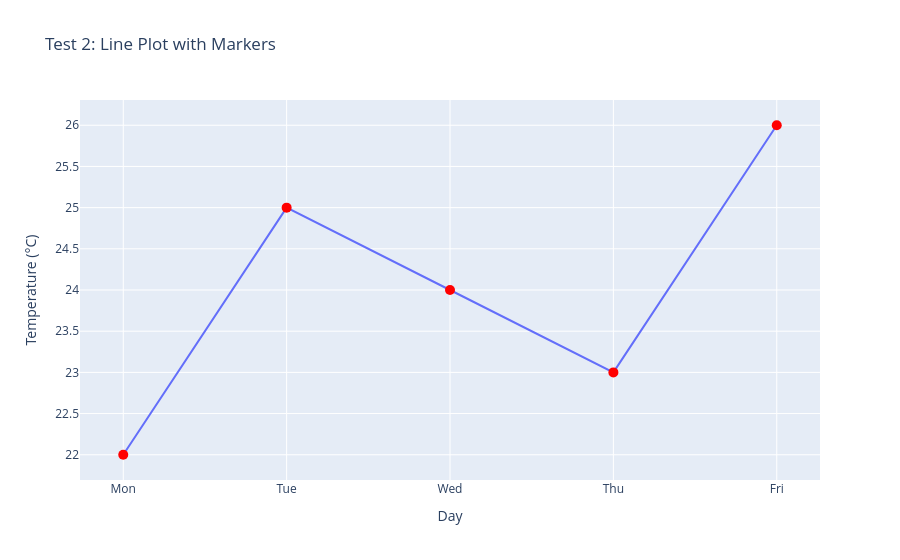
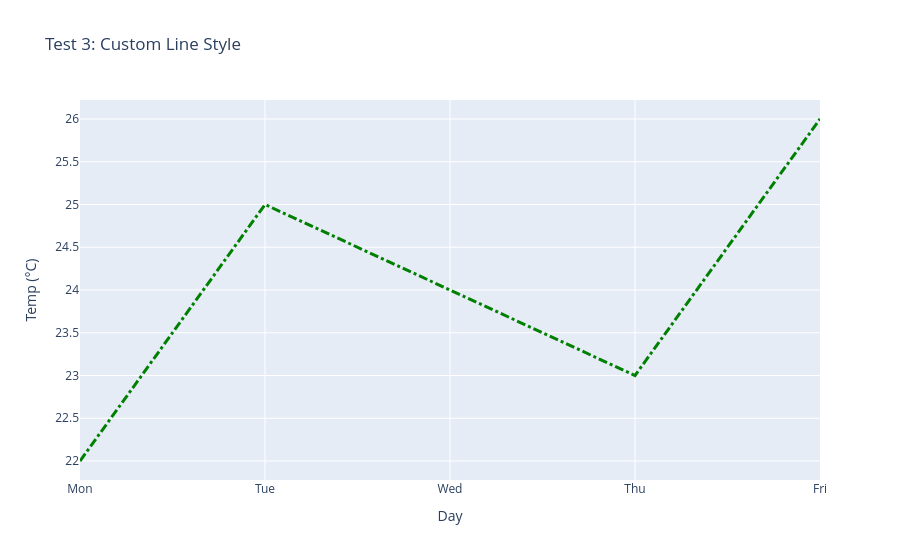
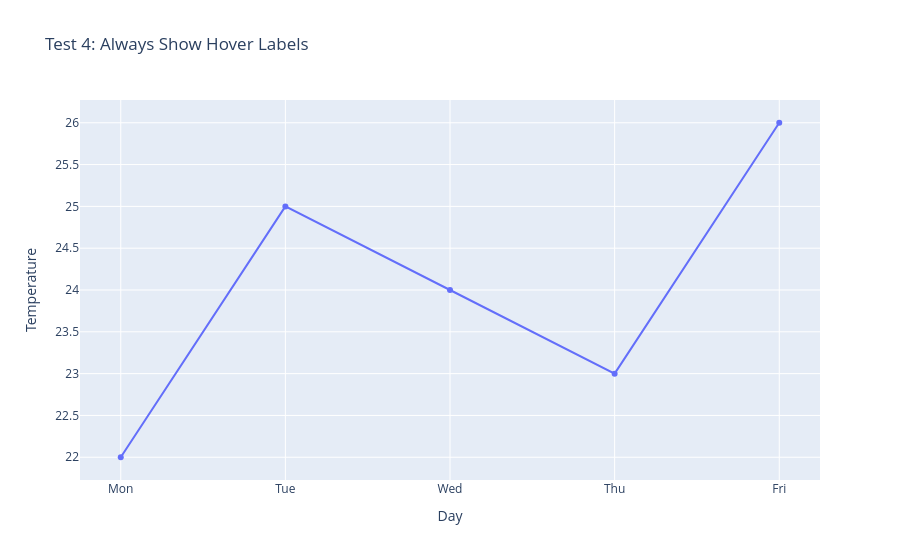

The notebook cell saved with these charts, in order:
### Code cell
# 🔹 Test 2: Add Markers to Line
fig = px.line(x=days, y=temp, title='Test 2: Line Plot with Markers',
              labels={'x': 'Day', 'y': 'Temperature (°C)'})
fig.update_traces(mode='lines+markers', marker=dict(size=10, color='red'))
fig.show()

# 🔹 Test 3: Custom Line Style
fig = px.line(x=days, y=temp, title='Test 3: Custom Line Style',
              labels={'x': 'Day', 'y': 'Temp (°C)'})
fig.update_traces(line=dict(dash='dashdot', width=3, color='green'))
fig.show()

# 🔹 Test 4: Show Hover Labels Always
fig = px.line(x=days, y=temp, title='Test 4: Always Show Hover Labels',
              labels={'x': 'Day', 'y': 'Temperature'})
fig.update_traces(mode='lines+markers', hoverinfo='x+y', hoverlabel=dict(bgcolor="white"))
fig.show()

### Figure 1 — Plotly figure (JSON) as saved in the notebook; plotly's stock layout.template omitted (floating-point values rounded to 4 significant figures)
{"data": [{"hovertemplate": "Day=%{x}<br>Temperature (°C)=%{y}<extra></extra>", "legendgroup": "", "line": {"color": "#636efa", "dash": "solid"}, "marker": {"color": "red", "size": 10, "symbol": "circle"}, "mode": "lines+markers", "name": "", "orientation": "v", "showlegend": false, "type": "scatter", "x": ["Mon", "Tue", "Wed", "Thu", "Fri"], "xaxis": "x", "y": [22, 25, 24, 23, 26], "yaxis": "y"}], "layout": {"legend": {"tracegroupgap": 0}, "title": {"text": "Test 2: Line Plot with Markers"}, "xaxis": {"anchor": "y", "domain": [0, 1], "title": {"text": "Day"}}, "yaxis": {"anchor": "x", "domain": [0, 1], "title": {"text": "Temperature (°C)"}}}}

### Figure 2 — Plotly figure (JSON) as saved in the notebook; plotly's stock layout.template omitted (floating-point values rounded to 4 significant figures)
{"data": [{"hovertemplate": "Day=%{x}<br>Temp (°C)=%{y}<extra></extra>", "legendgroup": "", "line": {"color": "green", "dash": "dashdot", "width": 3}, "marker": {"symbol": "circle"}, "mode": "lines", "name": "", "orientation": "v", "showlegend": false, "type": "scatter", "x": ["Mon", "Tue", "Wed", "Thu", "Fri"], "xaxis": "x", "y": [22, 25, 24, 23, 26], "yaxis": "y"}], "layout": {"legend": {"tracegroupgap": 0}, "title": {"text": "Test 3: Custom Line Style"}, "xaxis": {"anchor": "y", "domain": [0, 1], "title": {"text": "Day"}}, "yaxis": {"anchor": "x", "domain": [0, 1], "title": {"text": "Temp (°C)"}}}}

### Figure 3 — Plotly figure (JSON) as saved in the notebook; plotly's stock layout.template omitted (floating-point values rounded to 4 significant figures)
{"data": [{"hoverinfo": "x+y", "hoverlabel": {"bgcolor": "white"}, "hovertemplate": "Day=%{x}<br>Temperature=%{y}<extra></extra>", "legendgroup": "", "line": {"color": "#636efa", "dash": "solid"}, "marker": {"symbol": "circle"}, "mode": "lines+markers", "name": "", "orientation": "v", "showlegend": false, "type": "scatter", "x": ["Mon", "Tue", "Wed", "Thu", "Fri"], "xaxis": "x", "y": [22, 25, 24, 23, 26], "yaxis": "y"}], "layout": {"legend": {"tracegroupgap": 0}, "title": {"text": "Test 4: Always Show Hover Labels"}, "xaxis": {"anchor": "y", "domain": [0, 1], "title": {"text": "Day"}}, "yaxis": {"anchor": "x", "domain": [0, 1], "title": {"text": "Temperature"}}}}
